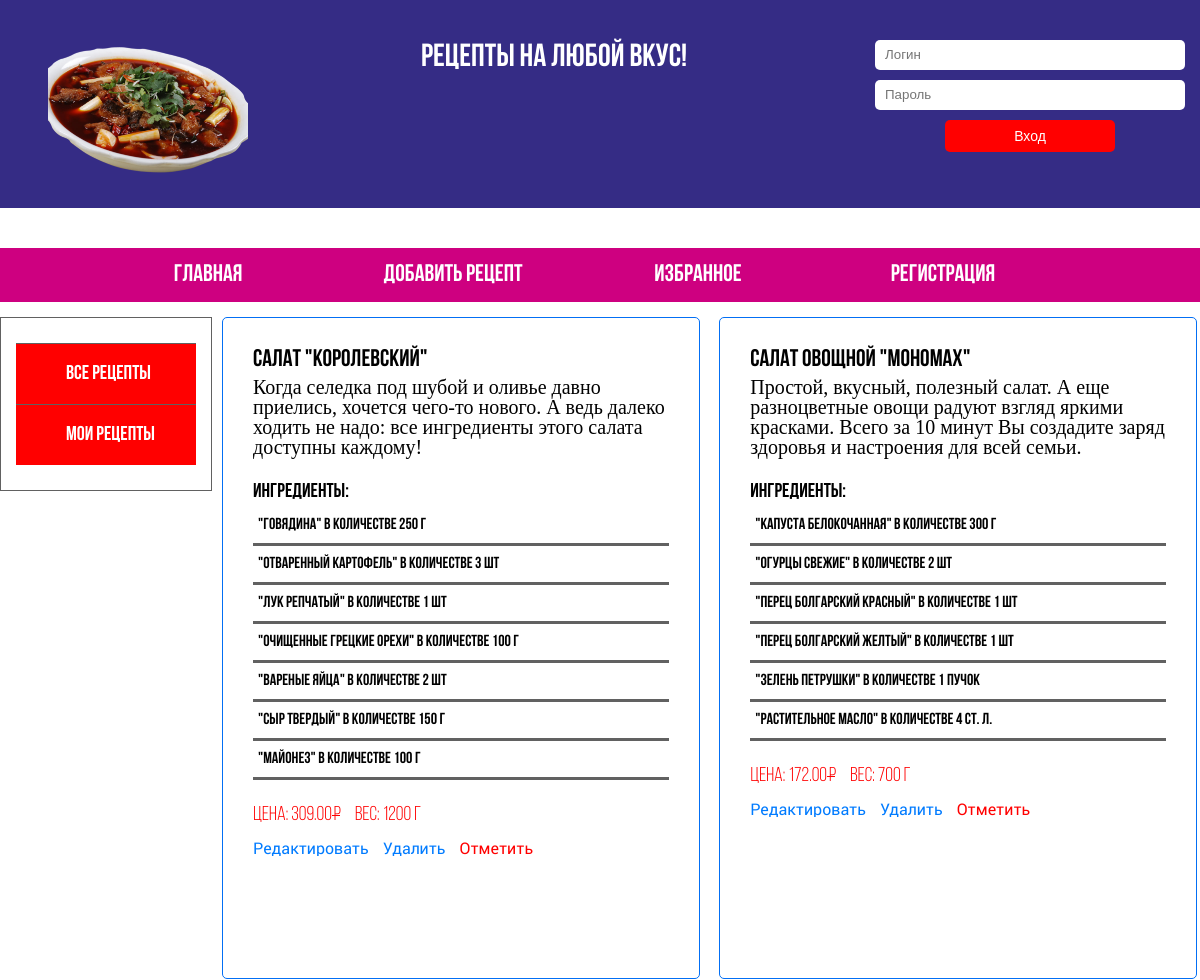
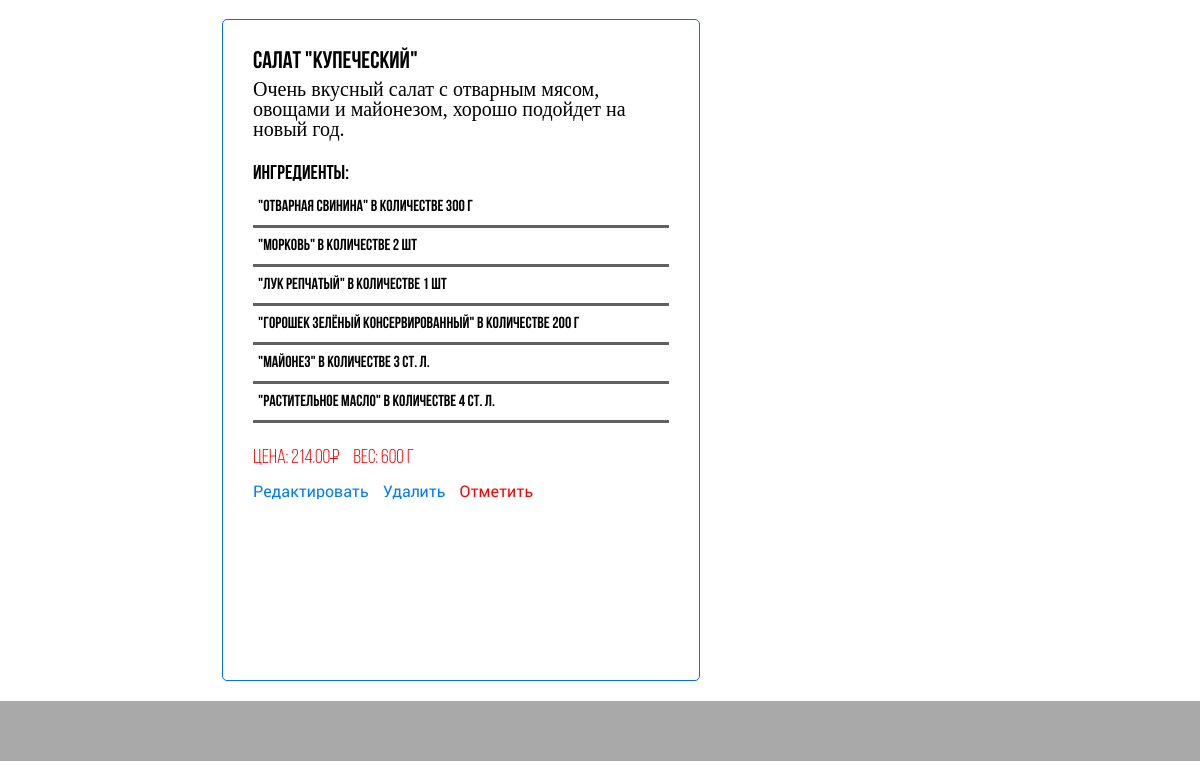
The page / on the database its author committed (2 pictures, top to bottom).
### receipts/models.py (models this page shows, shortened)
class Recipe(models.Model):
    author = models.ForeignKey('auth.User', on_delete=models.CASCADE, null=True, )
    name = models.CharField(max_length=255)
    total_cost = models.DecimalField(max_digits=8, decimal_places=2,)
    total_weight = models.PositiveIntegerField()
    description = models.TextField()

### receipts/views.py (the view)
# urls.py: path('', views.receipt_list, name='home'),
def receipt_list(request):
    receipts = Recipe.objects.all()
    receipts_data = []
    for r in receipts:
        receipt_data = {
            'id' : r.id,
            'name' : r.name,
            'cost' : r.total_cost,
            'weight' : r.total_weight,
            'description' : r.description,
            'components' : list(map(lambda x: str(x), list(r.ingredient_set.all()))),
            'note': False if not request.user.is_authenticated or Note.objects.filter(author__username=request.user.username, recipe_id=r.id).count() == 0 else True,
        }
        receipts_data.append(receipt_data)
    context = { 'receipts_data' : receipts_data, }
    return render(request, 'home.html', context)

### receipts/models.py (called while the page is built)
    def __str__(self):
        return  "\"" + self.product.name + "\"" + " в количестве " + str(self.qty) + " " + self.unit

### templates/home.html
{% extends 'base.html' %}
{% block content %}
  <aside class = "catalog">
    <ul class = "catalog_list">
      <li><a href="{% url 'home' %}">Все рецепты</a></li>
      <li><a href="{% url 'my_receipts' %}">Мои рецепты</a></li>
    </ul>
  </aside>
  <div class = "receipts">
    {% for receipt in receipts_data %}
      <div class = "receipt_object" style = "margin-bottom: 20px;">
        <span class = "receipt_object-title">{{receipt.name}}</span>
        <div class = "receipt_object-content">
          <p class="des">{{receipt.description}}</p>
          <span class = "receipt_object-ing">Ингредиенты:</span>
          <ul class = "computers_object-characteristics">
            {% for ingredient in receipt.components %}
              <li class="line"><span class="ingredient">{{ingredient}}</span></li>
            {% endfor %}
          </ul>
          <span class = "price">Цена: {{receipt.cost}}<span class="comp_ruble">Р</span></span>
          <span class = "price">Вес: {{receipt.weight}} г </span>
          <div class="card-body">
            <a href="/recipe/{{receipt.id}}/" class="card-link">Редактировать</a>
            <a href="/del/{{receipt.id}}/" class="card-link">Удалить</a>
            {% if receipt.note %}
            <a href="/note/{{receipt.id}}/" class="card-link" style="color:green">Отмечено</a>
            {% else %}
            <a href="/note/{{receipt.id}}/" class="card-link" style="color:red">Отметить</a>
            {% endif %}
          </div>
        </div>
      </div>
    {% endfor %}
  </div>
{% endblock content %}

### static/css/2.css (style rules this page uses)
html, body, div, span, applet, object, iframe, h1, h2, h3, h4, h5, h6, p, blockquote, pre, a, abbr, acronym, address, big, cite, code, del, dfn, em, img, ins, kbd, q, s, samp, small, strike, strong, sub, sup, tt, var, b, u, i, center, dl, dt, dd, ol, ul, li, fieldset, form, label, legend, table, caption, tbody, tfoot, thead, tr, th, td, article, aside, canvas, details, embed, figure, figcaption, footer, header, hgroup, menu, nav, output, ruby, section, summary, time, mark, audio, video { margin: 0; padding: 0; border: 0; font-size: 100%; font: inherit; vertical-align: baseline; }
article, aside, details, figcaption, figure, footer, header, hgroup, menu, nav, section { display: block; }
body { line-height: 1; }
ul { display: block; list-style-type: disc; margin-inline-start: 0px; margin-inline-end: 0px; padding-inline-start: 0px; }
ol, ul, li { list-style-type: none; }

### static/css/3.css (style rules this page uses)
html { font-size: 16px; }
body { font-family: "RobotoRegular", "Times New Roman", "sans-serif"; }
a { text-decoration: none; color: #000; }

### static/css/menu.css (style rules this page uses)
li:last-child { margin-right: 0; }

### static/css/catalog.css (style rules this page uses)
.catalog { float: left; width: 15%; padding: 25px 15px 25px; margin-bottom: 40px; margin-right: 10px; border: 1px solid #616161 }
.catalog_list > li { border-top: 1px solid #616161; background-color: red; }
.catalog_list > li > a { position: relative; display: block; width: 100%; height: 100%; padding: 20px 0 20px 50px; color:white; font-family: "Bebas"; font-weight: 700; font-size: 1.25rem; }
.receipts { overflow: hidden; }
.receipt_object { float: left; width: 42.5%; height: 600px; margin-right: 2%; margin-bottom: 20px; border: 1px solid #036ff4; border-radius: 5px; padding: 30px; }
.receipt_object:nth-child(2n + 2) { margin-right: 0; }
.receipt_object-title { display: block; margin-bottom: 5px; font-family: "Bebas"; font-weight: 700; font-size: 1.5rem; }
.receipt_object-ing { display: block; width: 100%; margin-bottom: 15px; font-family: "Bebas"; font-weight: 700; font-size: 1.25rem; }
.receipt_object-content { overflow: hidden; }
.computers_object-characteristics { float: left; width: 100%; margin-bottom: 15px; margin-right: 15px; font-family: "Bebas"; font-weight: 700; font-size: 1rem; }
.card-link { color: #007bff; text-decoration: none; margin-right: 10px; background-color: transparent; }
.line { margin-bottom: 10px; padding-bottom: 10px; border-bottom: 3px solid #616161; }
.des { font-family: "BebasBold"; font-size: 1.25rem; margin-bottom: 25px; }
.ingredient { padding: 5px; }
.price { display: inline-block; position: relative; text-transform: uppercase; font-family: "Bebas"; font-weight: 400; font-size: 1.25rem; margin-bottom: 15px; color: red; }
.comp_ruble { position: relative; margin-right:10px; margin-left:2px; }
.comp_ruble:after { content: ""; display: block; position: absolute; width: 8px; bottom: 9px; right: 1px; border-bottom: 1px solid red; }

### rows shown on the page
Recipe: name "Салат \"Королевский\"", description "Когда селедка под шубой и оливье давно приелись, хочется чего-то нового. А ведь далеко ходить не надо: все ингредиенты этого салата доступны каждому!", cost "309.00"
Recipe: name "Салат овощной \"Мономах\"", description "Простой, вкусный, полезный салат. А еще разноцветные овощи радуют взгляд яркими красками. Всего за 10 минут Вы создадите заряд здоровья и настроения для всей семьи.", cost "172.00"
Recipe: name "Салат \"Купеческий\"", description "Очень вкусный салат с отварным мясом, овощами и майонезом, хорошо подойдет на новый год.", cost "214.00"

### other values the page prints
{{ ingredient }} "\"Говядина\" в количестве 250 г" "\"Отваренный картофель\" в количестве 3 шт" "\"Лук репчатый\" в количестве 1 шт" "\"Очищенные грецкие орехи\" в количестве 100 г" "\"Вареные яйца\" в количестве 2 шт" "\"Сыр твердый\" в количестве 150 г" "\"Майонез\" в количестве 100 г" "\"Капуста белокочанная\" в количестве 300 г" "\"Огурцы свежие\" в количестве 2 шт" "\"Перец болгарский красный\" в количестве 1 шт" "\"Перец болгарский желтый\" в количестве 1 шт" "\"Зелень петрушки\" в количестве 1 пучок" "\"Растительное масло\" в количестве 4 ст. л." "\"Отварная свинина\" в количестве 300 г" "\"Морковь\" в количестве 2 шт" "\"Лук репчатый\" в количестве 1 шт" "\"Горошек зелёный консервированный\" в количестве 200 г" "\"Майонез\" в количестве 3 ст. л." "\"Растительное масло\" в количестве 4 ст. л."
{{ receipt.weight }} "1200" "700" "600"
